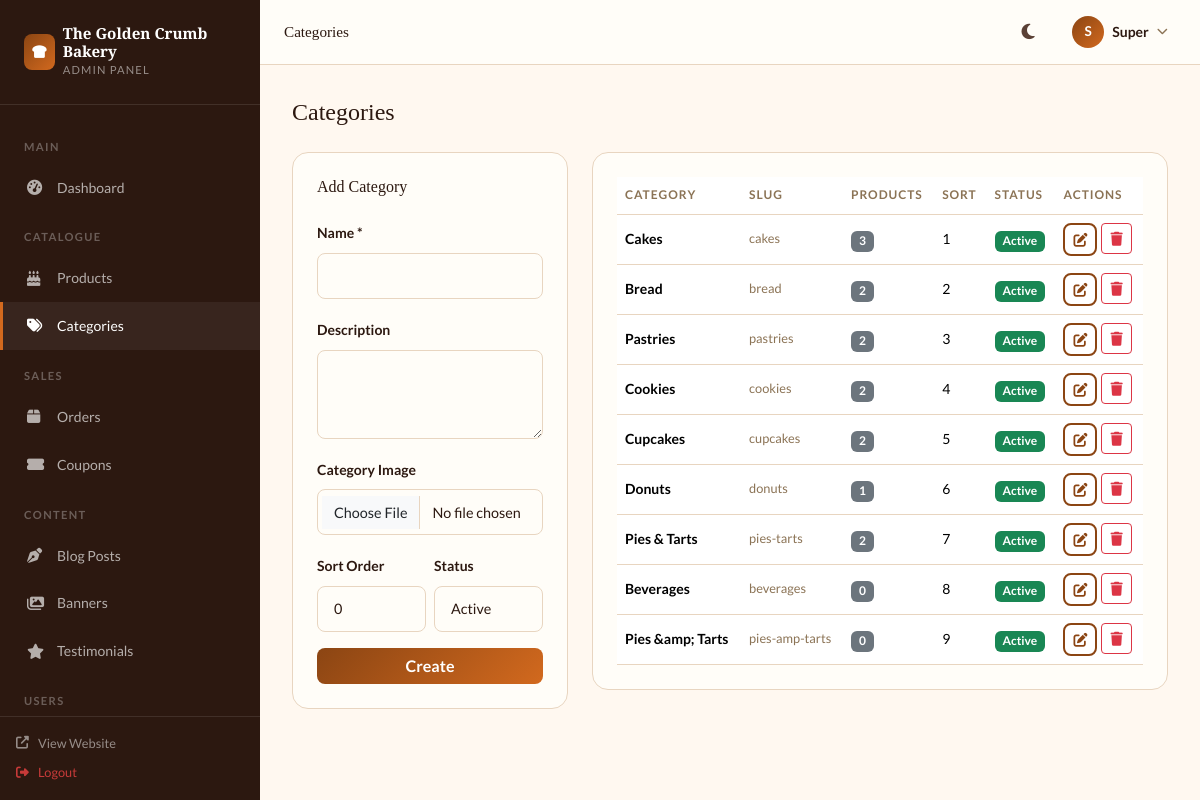
The app's page /admin/categories.php (signed in) with its own data.
### tables this page shows
CREATE TABLE `categories` (
  `id` int(10) UNSIGNED NOT NULL,
  `name` varchar(100) NOT NULL,
  `slug` varchar(120) NOT NULL,
  `description` text DEFAULT NULL,
  `image` varchar(255) DEFAULT NULL,
  `parent_id` int(10) UNSIGNED DEFAULT NULL,
  `sort_order` int(11) DEFAULT 0,
  `status` tinyint(1) DEFAULT 1,
  `created_at` timestamp NOT NULL DEFAULT current_timestamp()
);

### config/database.php (called while the page is built, shortened)
<?php
class Database {
    private static ?PDO $instance = null;
    public static function getConnection(): PDO {
        if (self::$instance === null) {
            $dsn = "mysql:host=" . DB_HOST . ";dbname=" . DB_NAME . ";charset=" . DB_CHARSET;
            $options = [
                PDO::ATTR_ERRMODE            => PDO::ERRMODE_EXCEPTION,
                PDO::ATTR_DEFAULT_FETCH_MODE => PDO::FETCH_ASSOC,
                PDO::ATTR_EMULATE_PREPARES   => false,
                PDO::MYSQL_ATTR_INIT_COMMAND => "SET NAMES utf8mb4 COLLATE utf8mb4_unicode_ci"
            ];
            try {
                self::$instance = new PDO($dsn, DB_USER, DB_PASS, $options);
            } catch (PDOException $e) {
                if (APP_ENV === 'development') {
                    die("Database connection failed: " . $e->getMessage());
                } else {
                    die("Service temporarily unavailable. Please try again later.");
                }
            }
        }
        return self::$instance;
    }
}
function db(): PDO {
    return Database::getConnection();
}

### includes/functions.php (called while the page is built, shortened)
<?php
function isAdminLoggedIn(): bool {
    return isset($_SESSION['admin_id']) && !empty($_SESSION['admin_id']);
}
function getCurrentAdmin(): ?array {
    $stmt = db()->prepare("SELECT id, name, email, role, avatar FROM admins WHERE id = ? AND status = 1");
    $stmt->execute([$_SESSION['admin_id']]);
    return $stmt->fetch() ?: null;
}
function getSetting(string $key, string $default = ''): string {
    static $settings = [];
    if (empty($settings)) {
        try {
            $stmt = db()->query("SELECT `key`, `value` FROM settings");
            $settings = $stmt->fetchAll(PDO::FETCH_KEY_PAIR);
        } catch (Exception $e) {
            return $default;
        }
    }
    return $settings[$key] ?? $default;
}

### admin/categories.php (the view, shortened to what this page needs)
<?php
$adminPageTitle = 'Categories';
$editCat = null;
$categories = db()->query("SELECT c.*, (SELECT COUNT(*) FROM products WHERE category_id=c.id) AS product_count FROM categories c ORDER BY c.sort_order,c.name")->fetchAll();
require_once __DIR__ . '/includes/header.php';
?>
<div class="page-header"><h4>Categories</h4></div>
<div class="row g-4">
  <div class="col-lg-4">
    <div class="stat-card">
      <h6 style="font-family:var(--font-display);margin-bottom:1.25rem"><?= $editCat ? 'Edit Category' : 'Add Category' ?></h6>
      <form method="POST" enctype="multipart/form-data">
        <div class="mb-3"><label class="form-label fw-bold small">Name *</label>
          <input type="text" class="form-control" name="name" value="<?= htmlspecialchars($editCat['name']??'') ?>" required></div>
        <div class="mb-3"><label class="form-label fw-bold small">Description</label>
          <textarea class="form-control" name="description" rows="3"><?= htmlspecialchars($editCat['description']??'') ?></textarea></div>
        <div class="mb-3"><label class="form-label fw-bold small">Category Image</label>
          <input type="file" class="form-control" name="image" accept="image/*" data-preview="catImgPreview">
        </div>
        <div class="row g-2 mb-3">
          <div class="col-6"><label class="form-label fw-bold small">Sort Order</label>
            <input type="number" class="form-control" name="sort_order" value="<?= $editCat['sort_order']??0 ?>" min="0"></div>
          <div class="col-6"><label class="form-label fw-bold small">Status</label>
            <select class="form-select" name="status">
              <option value="1" <?= ($editCat['status']??1)?'selected':'' ?>>Active</option>
            </select></div>
        </div>
        <div class="d-flex gap-2">
          <button type="submit" class="btn btn-primary flex-fill"><?= $editCat ? 'Update' : 'Create' ?></button>
        </div>
      </form>
    </div>
  </div>
  <div class="col-lg-8">
    <div class="stat-card">
      <div class="table-responsive">
        <table class="table table-hover mb-0">
          <thead><tr><th>Category</th><th>Slug</th><th>Products</th><th>Sort</th><th>Status</th><th>Actions</th></tr></thead>
          <tbody>
          <?php foreach ($categories as $c): ?>
          <tr>
            <td>
              <div class="d-flex align-items-center gap-2">
                <span style="font-weight:600;font-size:.875rem"><?= htmlspecialchars($c['name']) ?></span>
              </div>
            </td>
            <td style="font-size:.8rem;color:var(--text-light)"><?= htmlspecialchars($c['slug']) ?></td>
            <td><span class="badge bg-secondary"><?= $c['product_count'] ?></span></td>
            <td style="font-size:.875rem"><?= $c['sort_order'] ?></td>
            <td><span class="badge bg-<?= $c['status']?'success':'secondary' ?>"><?= $c['status']?'Active':'Inactive' ?></span></td>
            <td>
              <div class="d-flex gap-1">
                <a href="<?= APP_URL ?>/admin/categories.php?edit=<?= $c['id'] ?>" class="btn btn-sm btn-outline-primary"><i class="fas fa-edit"></i></a>
                <form method="POST" class="d-inline">
                  <button class="btn btn-sm btn-outline-danger" data-confirm="Delete '<?= htmlspecialchars(addslashes($c['name'])) ?>'?"><i class="fas fa-trash"></i></button>
                </form>
              </div>
            </td>
          </tr>
          <?php endforeach; ?>
          </tbody>
        </table>
      </div>
    </div>
  </div>
</div>
<?php include __DIR__ . '/includes/footer.php'; ?>

### admin/includes/header.php (shortened to what this page needs)
<?php
$admin   = getCurrentAdmin();
$pgTitle = $adminPageTitle ?? 'Dashboard';
$unreadMsg = (int) db()->query("SELECT COUNT(*) FROM contact_messages WHERE is_read=0")->fetchColumn();
$lowStock  = (int) db()->query("SELECT COUNT(*) FROM products WHERE stock_quantity <= low_stock_threshold AND status='active'")->fetchColumn();
$adminNav = [
  ['section'=>'Main'],
  ['href'=>'dashboard.php','icon'=>'tachometer-alt','label'=>'Dashboard'],
  ['section'=>'Catalogue'],
  ['href'=>'products.php','icon'=>'birthday-cake','label'=>'Products'],
  ['href'=>'categories.php','icon'=>'tags','label'=>'Categories'],
  ['section'=>'Sales'],
  ['href'=>'orders.php','icon'=>'box','label'=>'Orders'],
  ['href'=>'coupons.php','icon'=>'ticket-alt','label'=>'Coupons'],
  ['section'=>'Content'],
  ['href'=>'blog.php','icon'=>'pen-nib','label'=>'Blog Posts'],
  ['href'=>'banners.php','icon'=>'images','label'=>'Banners'],
  ['href'=>'testimonials.php','icon'=>'star','label'=>'Testimonials'],
  ['section'=>'Users'],
  ['href'=>'customers.php','icon'=>'users','label'=>'Customers'],
  ['href'=>'reviews.php','icon'=>'comments','label'=>'Reviews'],
  ['href'=>'messages.php','icon'=>'envelope','label'=>'Messages','badge'=>$unreadMsg],
  ['section'=>'System'],
  ['href'=>'inventory.php','icon'=>'warehouse','label'=>'Inventory','badge'=>$lowStock,'badge_type'=>'warning'],
  ['href'=>'newsletter.php','icon'=>'mail-bulk','label'=>'Newsletter'],
  ['href'=>'settings.php','icon'=>'cog','label'=>'Settings'],
  ['href'=>'reports.php','icon'=>'chart-bar','label'=>'Reports'],
];
$current = basename($_SERVER['PHP_SELF']);
?>
<!DOCTYPE html>
<html lang="en">
<head>
<title><?= htmlspecialchars($pgTitle) ?> – Admin | <?= htmlspecialchars(getSetting('site_name','Crumbs & Co')) ?></title>
<link href="https://cdn.jsdelivr.net/npm/bootstrap@5.3.2/dist/css/bootstrap.min.css" rel="stylesheet">
<link href="https://cdnjs.cloudflare.com/ajax/libs/font-awesome/6.5.0/css/all.min.css" rel="stylesheet">
<link href="<?= APP_URL ?>/assets/css/style.css" rel="stylesheet">
</head>
<body data-theme="light">
<aside class="admin-sidebar" id="adminSidebar">
  <div class="sidebar-logo">
    <a href="<?= APP_URL ?>/admin/dashboard.php" class="d-flex align-items-center gap-2 text-decoration-none">
      <div style="width:36px;height:36px;background:linear-gradient(135deg,var(--primary),var(--accent));border-radius:8px;display:flex;align-items:center;justify-content:center;color:white;font-size:.9rem">
        <i class="fas fa-bread-slice"></i>
      </div>
      <div style="color:white">
        <div style="font-family:var(--font-display);font-weight:700;font-size:.95rem;line-height:1.2"><?= htmlspecialchars(getSetting('site_name','Crumbs & Co')) ?></div>
        <div style="font-size:.7rem;opacity:.5;text-transform:uppercase;letter-spacing:.1em">Admin Panel</div>
      </div>
    </a>
  </div>
  <div class="sidebar-menu flex-fill" style="overflow-y:auto">
    <?php foreach ($adminNav as $item):
      if (isset($item['section'])): ?>
      <div class="sidebar-group-label mt-2"><?= $item['section'] ?></div>
      <?php else: ?>
      <a href="<?= APP_URL ?>/admin/<?= $item['href'] ?>" class="<?= $current===$item['href']?'active':'' ?>">
        <i class="fas fa-<?= $item['icon'] ?>"></i>
        <span style="flex:1"><?= $item['label'] ?></span>
      </a>
      <?php endif; ?>
    <?php endforeach; ?>
  </div>
  <div class="sidebar-bottom">
    <a href="<?= APP_URL ?>" target="_blank" class="d-flex align-items-center gap-2 mb-2" style="color:rgba(255,255,255,.5);font-size:.8rem;text-decoration:none"><i class="fas fa-external-link-alt" style="width:14px"></i>View Website</a>
    <a href="<?= APP_URL ?>/admin/logout.php" class="d-flex align-items-center gap-2" style="color:rgba(239,68,68,.8);font-size:.8rem;text-decoration:none"><i class="fas fa-sign-out-alt" style="width:14px"></i>Logout</a>
  </div>
</aside>
<div class="admin-main" id="adminMain">
  <div class="admin-topbar">
    <div class="d-flex align-items-center gap-3">
      <h6 style="margin:0;font-family:var(--font-display);font-size:.95rem"><?= htmlspecialchars($pgTitle) ?></h6>
    </div>
    <div class="d-flex align-items-center gap-3">
      <button class="btn-icon" id="themeToggle" title="Toggle theme"><i class="fas fa-moon" id="themeIcon"></i></button>
      <div class="dropdown">
        <button class="d-flex align-items-center gap-2 btn-icon px-2" style="border-radius:var(--radius-sm);width:auto" data-bs-toggle="dropdown">
          <div style="width:32px;height:32px;background:linear-gradient(135deg,var(--primary),var(--accent));border-radius:50%;display:flex;align-items:center;justify-content:center;color:white;font-weight:700;font-size:.85rem">
            <?= strtoupper(substr($admin['name'],0,1)) ?>
          </div>
          <span style="font-size:.875rem;font-weight:600;color:var(--text-dark)"><?= htmlspecialchars(explode(' ',$admin['name'])[0]) ?></span>
          <i class="fas fa-chevron-down" style="font-size:.7rem;color:var(--text-light)"></i>
        </button>
      </div>
    </div>
  </div>
  <div class="admin-content">

### assets/css/style.css (style rules this page uses)
:root { --primary: #8B4513; --primary-dark: #6B3410; --accent: #D2691E; --accent-light: #E8945A; --gold: #C8961E; --cream: #FFF8F0; --cream-dark: #F5EDE0; --warm-white: #FFFDF8; --text-dark: #2C1810; --text-medium: #5A4035; --text-light: #8B7355; --border: #E8D5C0; --shadow-sm: 0 2px 8px rgba(139,69,19,0.08); --shadow: 0 8px 24px rgba(139,69,19,0.12); --shadow-lg: 0 20px 60px rgba(139,69,19,0.18); --radius-sm: 8px; --radius: 16px; --radius-lg: 24px; --transition: 0.3s cubic-bezier(0.4,0,0.2,1); --navbar-height: 72px; --font-display: 'Playfair Display', serif; --font-body: 'Lato', sans-serif; }
*,*::before,*::after { box-sizing:border-box }
html { scroll-behavior:smooth }
body { font-family:var(--font-body);color:var(--text-dark);background:var(--cream);line-height:1.7;overflow-x:hidden;transition:background var(--transition),color var(--transition) }
h1,h2,h3,h4,h5,h6 { font-family:var(--font-display);color:var(--text-dark);line-height:1.3 }
a { color:var(--primary);text-decoration:none;transition:color var(--transition) }
.btn-icon { background:none;border:none;color:var(--text-medium);width:40px;height:40px;display:flex;align-items:center;justify-content:center;border-radius:50%;font-size:1.1rem;cursor:pointer;transition:all var(--transition);padding:0;text-decoration:none }
.btn-primary { background:linear-gradient(135deg,var(--primary),var(--accent))!important;border:none!important;color:white!important;border-radius:var(--radius-sm)!important;font-weight:600!important;transition:all var(--transition)!important }
.btn-outline-primary { border:2px solid var(--primary)!important;color:var(--primary)!important;border-radius:var(--radius-sm)!important;font-weight:600!important;background:transparent!important }
.form-control,.form-select { border:1px solid var(--border);border-radius:var(--radius-sm)!important;padding:0.7rem 1rem;background:var(--warm-white);color:var(--text-dark);font-size:0.9rem;transition:all var(--transition) }
.admin-sidebar { width:260px;height:100vh;background:var(--text-dark);position:fixed;top:0;left:0;z-index:1000;transition:transform var(--transition) }
.admin-main { margin-left:260px;min-height:100vh;background:var(--cream);transition:margin var(--transition) }
.sidebar-logo { padding:1.5rem;border-bottom:1px solid rgba(255,255,255,0.1) }
.sidebar-menu { padding:1rem 0 }
.sidebar-menu a { display:flex;align-items:center;gap:0.75rem;padding:0.75rem 1.5rem;color:rgba(255,255,255,0.65);font-size:0.875rem;font-weight:500;transition:all var(--transition);border-left:3px solid transparent;text-decoration:none }
.sidebar-menu a:hover,.sidebar-menu a.active { color:white;background:rgba(255,255,255,0.06);border-left-color:var(--accent) }
.sidebar-menu a i { width:18px;font-size:0.95rem }
.admin-topbar { background:var(--warm-white);border-bottom:1px solid var(--border);padding:0.75rem 1.5rem;display:flex;justify-content:space-between;align-items:center;position:sticky;top:0;z-index:100 }
.stat-card { background:var(--warm-white);border:1px solid var(--border);border-radius:var(--radius);padding:1.5rem }
.sidebar-group-label { padding:0.5rem 1.5rem;font-size:0.7rem;text-transform:uppercase;letter-spacing:0.12em;color:rgba(255,255,255,0.3);font-weight:700 }

### admin/includes/header.php (style rules this page uses)
.admin-sidebar { overflow-y:auto;display:flex;flex-direction:column }
.sidebar-bottom { margin-top:auto;padding:1rem;border-top:1px solid rgba(255,255,255,.1) }
.admin-content { padding:2rem }
.table th { font-size:.75rem;text-transform:uppercase;letter-spacing:.08em;color:var(--text-light);font-weight:700;border-color:var(--border) }
.table td { border-color:var(--border);vertical-align:middle }
.page-header { margin-bottom:1.5rem }
.page-header h4 { font-family:var(--font-display);margin:0 }

### records on screen
categories: name "Cakes", slug "cakes", product_count "3", sort_order "1", status "Active"
categories: name "Bread", slug "bread", product_count "2", sort_order "2", status "Active"
categories: name "Pastries", slug "pastries", product_count "2", sort_order "3", status "Active"
categories: name "Cookies", slug "cookies", product_count "2", sort_order "4", status "Active"
categories: name "Cupcakes", slug "cupcakes", product_count "2", sort_order "5", status "Active"
categories: name "Donuts", slug "donuts", product_count "1", sort_order "6", status "Active"
categories: name "Pies & Tarts", slug "pies-tarts", product_count "2", sort_order "7", status "Active"
categories: name "Beverages", slug "beverages", product_count "0", sort_order "8", status "Active"
categories: name "Pies &amp; Tarts", slug "pies-amp-tarts", product_count "0", sort_order "9", status "Active"

### other values on screen
getSetting('site_name','Crumbs & Co') "The Golden Crumb Bakery"
$item['section'] "MAIN"
$item['label'] "Dashboard"
$item['section'] "CATALOGUE"
$item['label'] "Products"
$item['label'] "Categories"
$item['section'] "SALES"
$item['label'] "Orders"
$item['label'] "Coupons"
$item['section'] "CONTENT"
$item['label'] "Blog Posts"
$item['label'] "Banners"
$item['label'] "Testimonials"
$item['section'] "USERS"
$pgTitle "Categories"
